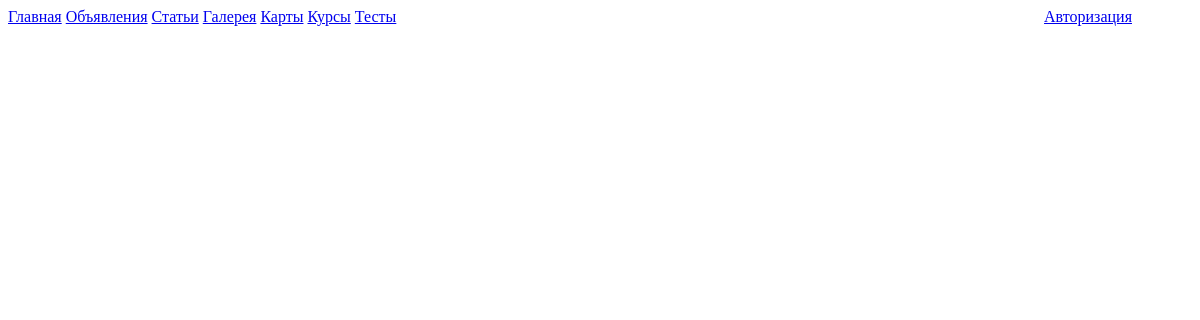
The page /classview/ on the database as committed earlier.
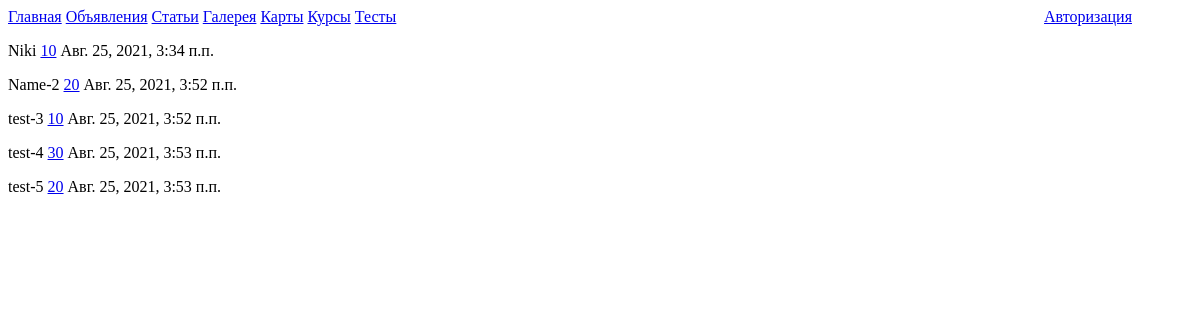
The same page on the database as committed later.
### MySyte/apps/classView/models.py (models this page shows)
class test(models.Model):
	name = models.CharField('Имя', max_length=100)
	age = models.IntegerField('Возраст')
	date = models.DateTimeField('Дата регистрации', auto_now_add=True)
	class Meta:
		verbose_name = 'Для теста класса view'

### MySyte/apps/classView/views.py (the view)
# urls.py: path('', views.index, name='index'),
def index(request):
	test_objects = test.objects.all()
	context = {
		'test_objects': test_objects,
	}
	return render(request, 'classview/classview.html', context)

### MySyte/templates/classview/classview.html
{% extends 'base.html' %}
{% block body %}
	{% if test_objects %}
		{% for test_object in test_objects %}
			<p>{{test_object.name}}
			<a href="{% url 'classView:test_class' test_object.pk %}">{{test_object.age}}</a>
			{{test_object.date}}
		{% endfor %}
	{% endif %}
{% endblock %}

Rows that differ between the two databases and show on the page:
added test: name "Niki", age "10", date "Авг. 25, 2021, 3:34 п.п."
added test: name "Name-2", age "20", date "Авг. 25, 2021, 3:52 п.п."
added test: name "test-3", age "10", date "Авг. 25, 2021, 3:52 п.п."
added test: name "test-4", age "30", date "Авг. 25, 2021, 3:53 п.п."
added test: name "test-5", age "20", date "Авг. 25, 2021, 3:53 п.п."
